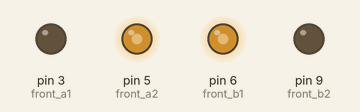
Simulated run of this sketch. Board: Arduino Uno, built with avr-gcc and run on an emulated ATmega328P. On the bench: output pins drawn as LEDs (lit = HIGH).

Above: at 0.05 s.
At 4.0 s:
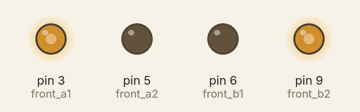
Timing chart, 0 to 5.2 s (numbered marks = the images above):
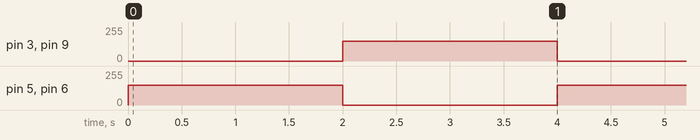

The sketch:

motor_test.ino
```cpp
//front_a : front left
//front_b : front right
//Motor driver IC : L9110S

const int front_a1 = 3;
const int front_a2 = 5;
const int front_b1 = 6;
const int front_b2 = 9;

byte speed = 150;
void setup() {
  pinMode(front_a1, OUTPUT);
  pinMode(front_a2, OUTPUT);
  pinMode(front_b1, OUTPUT);
  pinMode(front_b2, OUTPUT);
}

void backward()
{
  analogWrite(front_a1, speed);
  analogWrite(front_a2, 0);
  analogWrite(front_b1, 0);
  analogWrite(front_b2, speed);
}

void forward()
{
  analogWrite(front_a1, 0);
  analogWrite(front_a2, speed);
  analogWrite(front_b1, speed);
  analogWrite(front_b2, 0);
}

void loop() {
  forward();
  delay(2000);
  backward();
  delay(2000);
}
```

Measured:
- by itself, pin 3 (front_a1), pin 5 (front_a2), pin 6 (front_b1), pin 9 (front_b2): alternates 150/255 for 2.0 s and 0/255 for 2.0 s
